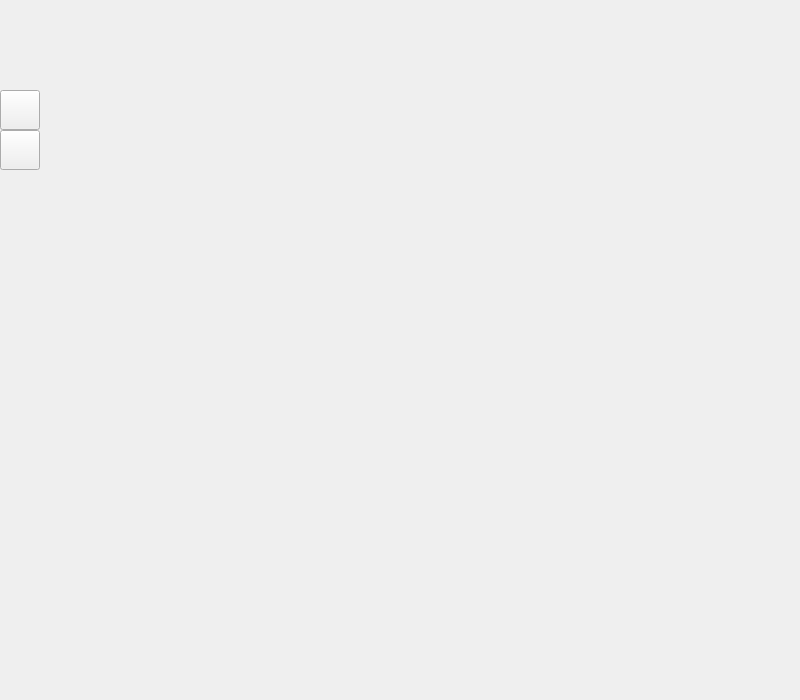
<?xml version="1.0" encoding="UTF-8"?>
<ui version="4.0">
 <class>Organization</class>
 <widget class="QWidget" name="Organization">
  <property name="geometry">
   <rect>
    <x>0</x>
    <y>0</y>
    <width>800</width>
    <height>700</height>
   </rect>
  </property>
  <property name="windowTitle">
   <string>Form</string>
  </property>
  <widget class="QPushButton" name="pushButton_add">
   <property name="geometry">
    <rect>
     <x>0</x>
     <y>90</y>
     <width>40</width>
     <height>40</height>
    </rect>
   </property>
   <property name="styleSheet">
    <string notr="true">image: url(:/Login/Login20.png);</string>
   </property>
   <property name="text">
    <string/>
   </property>
  </widget>
  <widget class="QPushButton" name="pushButton_remove">
   <property name="geometry">
    <rect>
     <x>0</x>
     <y>130</y>
     <width>40</width>
     <height>40</height>
    </rect>
   </property>
   <property name="styleSheet">
    <string notr="true">image: url(:/Login/Login21.png);</string>
   </property>
   <property name="text">
    <string/>
   </property>
  </widget>
  <widget class="QLabel" name="label">
   <property name="geometry">
    <rect>
     <x>-20</x>
     <y>333</y>
     <width>851</width>
     <height>441</height>
    </rect>
   </property>
   <property name="styleSheet">
    <string notr="true">image: url(:/Login/Login23.png);</string>
   </property>
   <property name="text">
    <string/>
   </property>
  </widget>
  <widget class="QLabel" name="label_2">
   <property name="geometry">
    <rect>
     <x>0</x>
     <y>0</y>
     <width>81</width>
     <height>71</height>
    </rect>
   </property>
   <property name="accessibleName">
    <string/>
   </property>
   <property name="accessibleDescription">
    <string/>
   </property>
   <property name="styleSheet">
    <string notr="true">image: url(:/Login/Login24.png);</string>
   </property>
   <property name="text">
    <string/>
   </property>
   <property name="buddy">
    <cstring></cstring>
   </property>
  </widget>
 </widget>
 <resources/>
 <connections/>
</ui>
